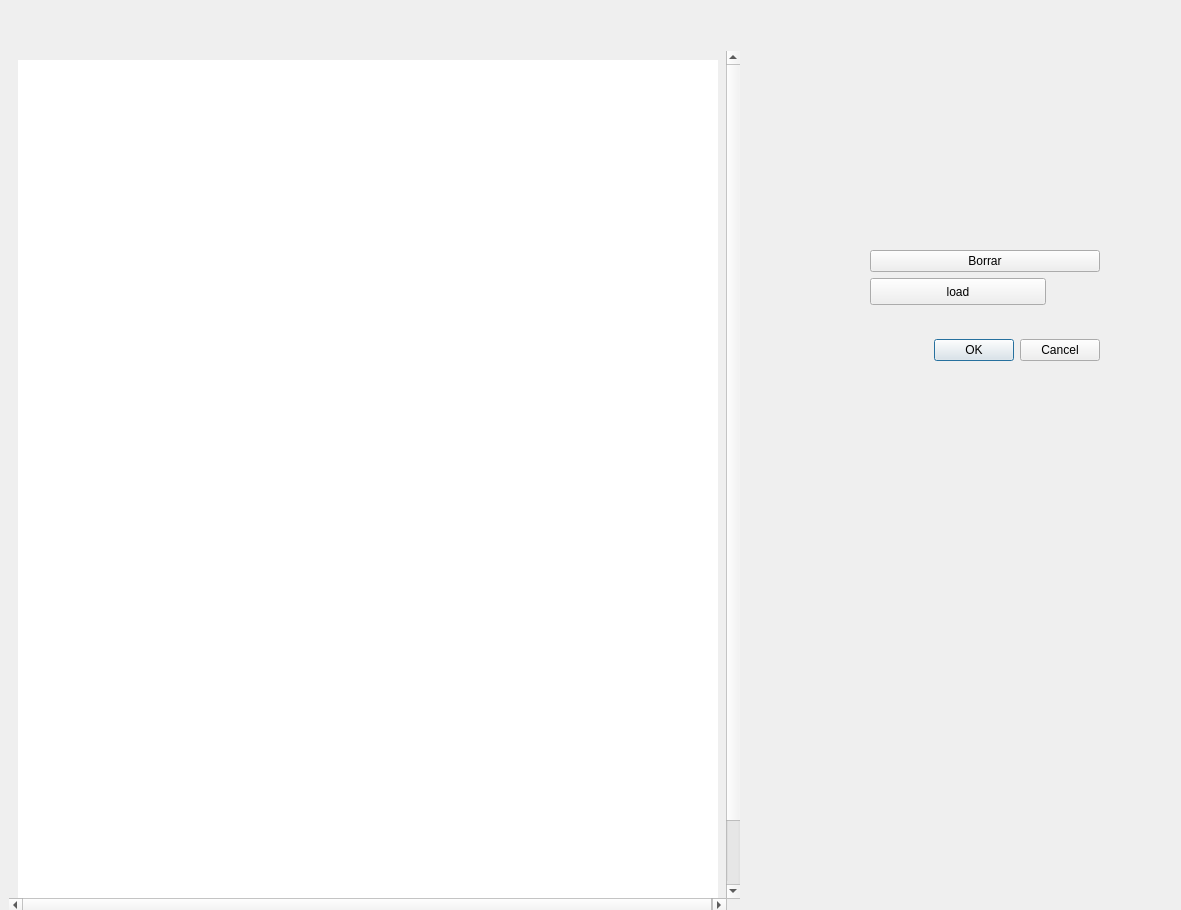
<?xml version="1.0" encoding="UTF-8"?>
<ui version="4.0">
 <class>Dialog</class>
 <widget class="QDialog" name="Dialog">
  <property name="geometry">
   <rect>
    <x>0</x>
    <y>0</y>
    <width>1181</width>
    <height>910</height>
   </rect>
  </property>
  <property name="windowTitle">
   <string>Dialog</string>
  </property>
  <widget class="QScrollArea" name="widgetImage">
   <property name="geometry">
    <rect>
     <x>9</x>
     <y>51</y>
     <width>731</width>
     <height>861</height>
    </rect>
   </property>
   <property name="sizePolicy">
    <sizepolicy hsizetype="Fixed" vsizetype="Fixed">
     <horstretch>0</horstretch>
     <verstretch>0</verstretch>
    </sizepolicy>
   </property>
   <property name="frameShape">
    <enum>QFrame::NoFrame</enum>
   </property>
   <property name="frameShadow">
    <enum>QFrame::Plain</enum>
   </property>
   <property name="lineWidth">
    <number>0</number>
   </property>
   <property name="verticalScrollBarPolicy">
    <enum>Qt::ScrollBarAsNeeded</enum>
   </property>
   <property name="horizontalScrollBarPolicy">
    <enum>Qt::ScrollBarAsNeeded</enum>
   </property>
   <property name="widgetResizable">
    <bool>true</bool>
   </property>
   <widget class="QWidget" name="scrollAreaWidgetContentsImage">
    <property name="geometry">
     <rect>
      <x>0</x>
      <y>0</y>
      <width>718</width>
      <height>918</height>
     </rect>
    </property>
    <layout class="QGridLayout" name="gridLayout">
     <item row="0" column="0">
      <widget class="QGraphicsView" name="graphicsViewImage">
       <property name="sizePolicy">
        <sizepolicy hsizetype="Fixed" vsizetype="Fixed">
         <horstretch>0</horstretch>
         <verstretch>0</verstretch>
        </sizepolicy>
       </property>
       <property name="minimumSize">
        <size>
         <width>700</width>
         <height>900</height>
        </size>
       </property>
       <property name="frameShape">
        <enum>QFrame::NoFrame</enum>
       </property>
       <property name="frameShadow">
        <enum>QFrame::Plain</enum>
       </property>
       <property name="lineWidth">
        <number>0</number>
       </property>
       <property name="verticalScrollBarPolicy">
        <enum>Qt::ScrollBarAlwaysOff</enum>
       </property>
       <property name="horizontalScrollBarPolicy">
        <enum>Qt::ScrollBarAlwaysOff</enum>
       </property>
       <property name="alignment">
        <set>Qt::AlignJustify|Qt::AlignTop</set>
       </property>
      </widget>
     </item>
    </layout>
   </widget>
  </widget>
  <widget class="QWidget" name="layoutWidget">
   <property name="geometry">
    <rect>
     <x>870</x>
     <y>250</y>
     <width>232</width>
     <height>114</height>
    </rect>
   </property>
   <layout class="QVBoxLayout" name="verticalLayout">
    <property name="sizeConstraint">
     <enum>QLayout::SetMinAndMaxSize</enum>
    </property>
    <item>
     <widget class="QPushButton" name="pushButtonClean">
      <property name="text">
       <string>Borrar</string>
      </property>
     </widget>
    </item>
    <item>
     <widget class="QPushButton" name="buttonLoad">
      <property name="minimumSize">
       <size>
        <width>176</width>
        <height>27</height>
       </size>
      </property>
      <property name="maximumSize">
       <size>
        <width>176</width>
        <height>27</height>
       </size>
      </property>
      <property name="text">
       <string>load</string>
      </property>
     </widget>
    </item>
    <item>
     <spacer name="verticalSpacer">
      <property name="orientation">
       <enum>Qt::Vertical</enum>
      </property>
      <property name="sizeHint" stdset="0">
       <size>
        <width>173</width>
        <height>13</height>
       </size>
      </property>
     </spacer>
    </item>
    <item>
     <widget class="QDialogButtonBox" name="buttonBox">
      <property name="minimumSize">
       <size>
        <width>230</width>
        <height>27</height>
       </size>
      </property>
      <property name="maximumSize">
       <size>
        <width>230</width>
        <height>27</height>
       </size>
      </property>
      <property name="orientation">
       <enum>Qt::Horizontal</enum>
      </property>
      <property name="standardButtons">
       <set>QDialogButtonBox::Cancel|QDialogButtonBox::Ok</set>
      </property>
     </widget>
    </item>
   </layout>
  </widget>
 </widget>
 <resources/>
 <connections/>
</ui>
